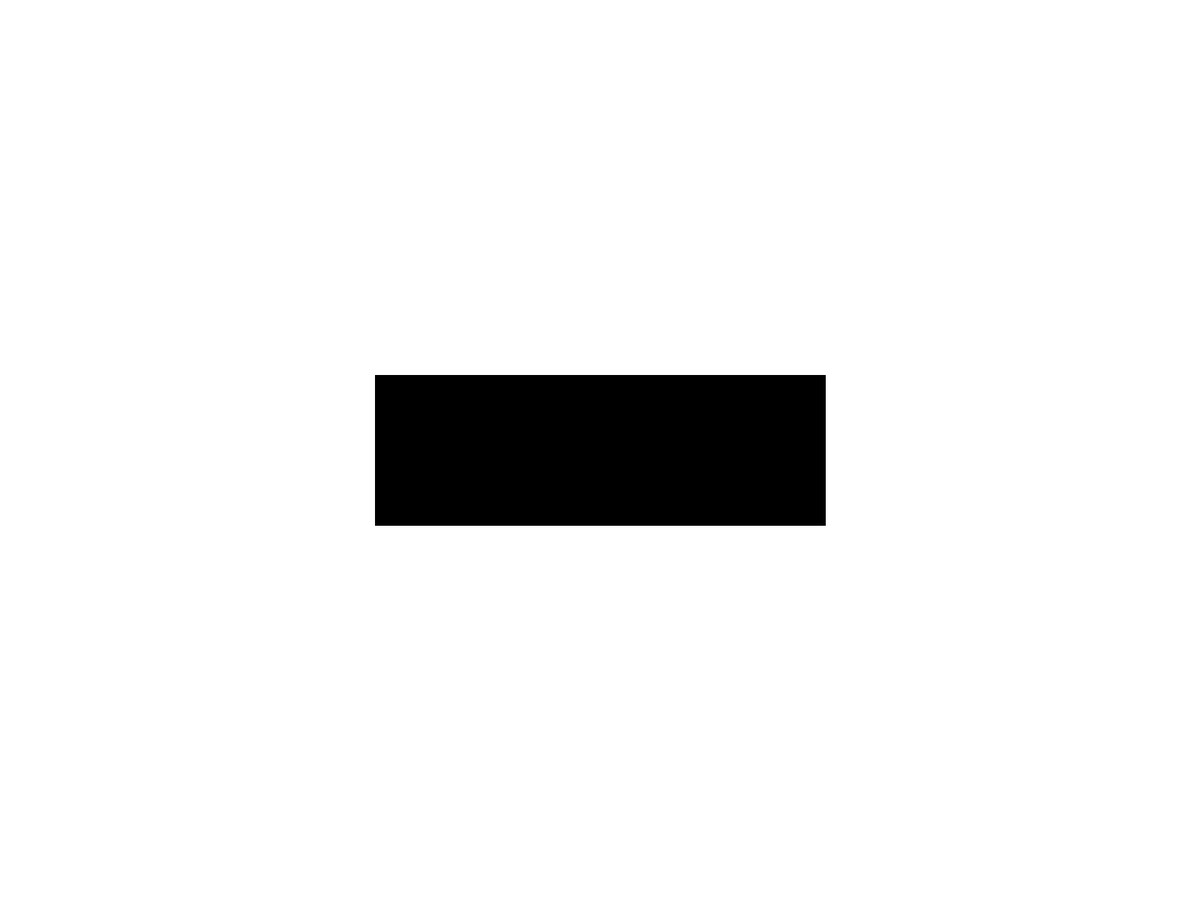
Frame 1 (no input)
Frame 60 (the mouse pressed at the canvas centre just before this capture): identical to frame 1, image omitted
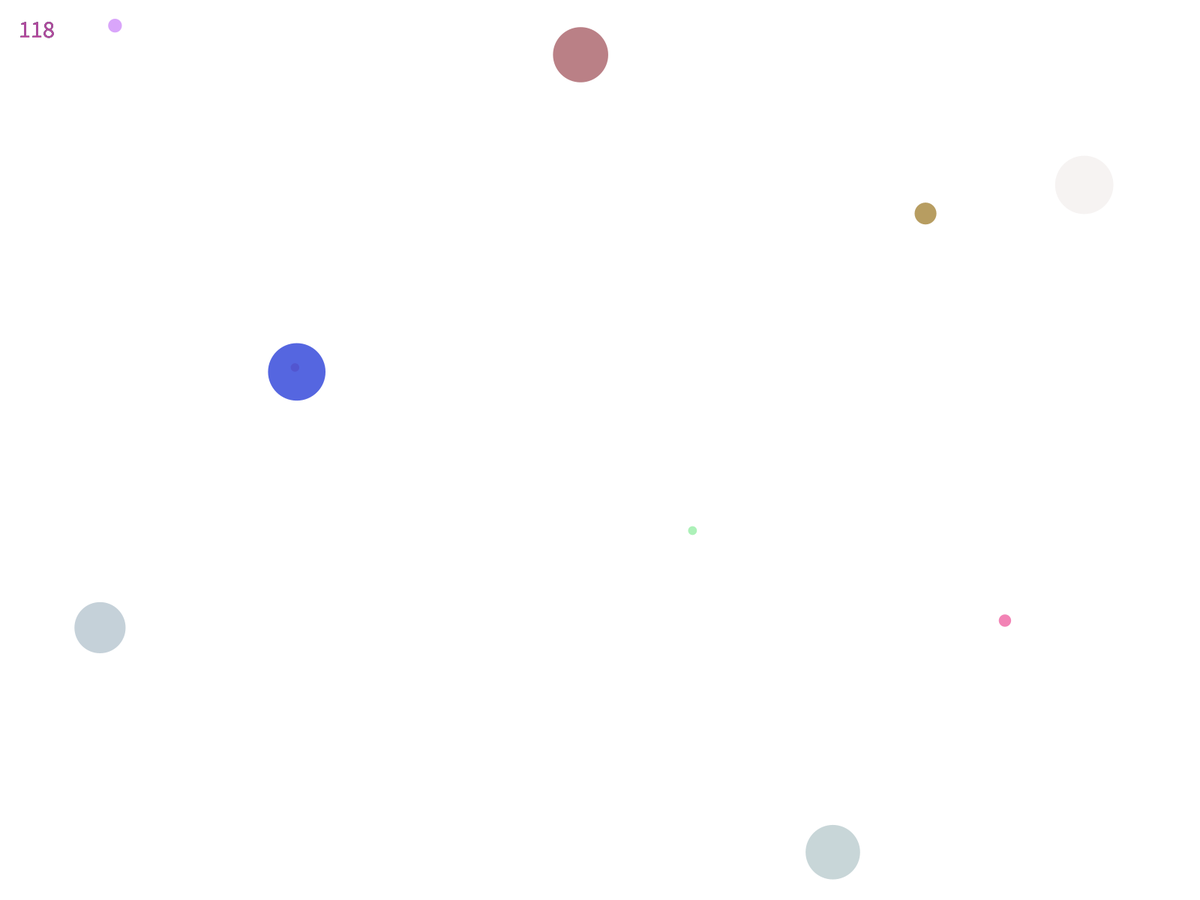
Frame 120 (the mouse held since frame 60 and released just before this capture)

The Processing sketch that drew these frames (run headless with seeded random() and noise(); from frame 60 on, the mouse is pressed at the canvas centre):

// Processing sketch: testOfProgarm
// ── testOfProgarm.pde
// State Variables Demo
// Sept 28, 2017

//globals
float buttonX, buttonY, buttonWidth, buttonHeight;
float buttonTop, buttonBottom, buttonLeftSide, buttonRightSide;
float[] ballX, ballY, ballSize, dxBall, dyBall;
color[] ballColor;
int numberOfBalls;
int state;
int bounceCounter;

void setup() {
  //size(800, 800);
  fullScreen();

  state = 0;
  bounceCounter = 0;
  numberOfBalls = 10;

  //declare where the button should be
  buttonWidth = 600;
  buttonHeight = 200;
  buttonX = width/2 - buttonWidth/2;
  buttonY = height/2 - buttonHeight/2;

  //calculate sides of button
  buttonTop = buttonY;
  buttonBottom = buttonY + buttonHeight;
  buttonLeftSide = buttonX;
  buttonRightSide = buttonX + buttonWidth;

  //make space in ram for the arrays
  ballX = new float[numberOfBalls];
  ballY = new float[numberOfBalls];
  ballSize = new float[numberOfBalls];
  dxBall = new float[numberOfBalls];
  dyBall = new float[numberOfBalls];
  ballColor = new color[numberOfBalls];

  //set values for ball
  for (int counter=0; counter<numberOfBalls; counter++) {
    ballSize[counter] = random(10, 100);
    ballX[counter] = random(ballSize[counter], width-ballSize[counter]);
    ballY[counter] = random(ballSize[counter], height-ballSize[counter]);
    
    dxBall[counter] = random(-10, 10);
    dyBall[counter] = random(-10, 10);
    ballColor[counter] = color(random(255), random(255), random(255), random(255));
  }
}

void draw() {
  background(255);
  if (state == 0) {  //start screen
    displayButton();
  } else if (state == 1) {  //bouncing ball part
    bounceBall();
    detectCollision();
    //checkIfGameDone();
  } else if (state == 2) {  //ending screen
    endingScreen();
  }
}

void detectCollision() {
  for (int i=0; i<numberOfBalls; i++) {
    for (int j=0; j<numberOfBalls; j++) {
      //don't check for collision with self
      if (i != j) {
        float distanceBetweenBalls = dist(ballX[i], ballY[i], ballX[j], ballY[j]);
        float sumOfRadii = ballSize[i]/2 + ballSize[j]/2;
        
        if (distanceBetweenBalls <= sumOfRadii) {  //collision!!!
          bounceCounter++;
          //put bounce on collision code here!
          dxBall[i] *= -1;
          dyBall[i] *= -1;
          
          //dxBall[j] *= -1;
          //dyBall[j] *= -1;
        }
      }
    }
  }
}

void endingScreen() {
  background(0);
  fill(255);
  textSize(72);
  textAlign(CENTER, CENTER);
  text("Game Over", width/2, height/2);

  textSize(30);
  text("Press any key to reset the game", width/2, height/2 + 75);
}

void checkIfGameDone() {
  if (bounceCounter >= 10) {
    state = 2;
  }
}

void bounceBall() {
  for (int i=0; i<numberOfBalls; i++) {
    //move ball
    ballX[i] += dxBall[i];
    ballY[i] += dyBall[i];

    bounceIfRequired(i);
    displayBounces();

    //display ball
    noStroke();
    fill(ballColor[i]);
    ellipse(ballX[i], ballY[i], ballSize[i], ballSize[i]);
  }
}

void displayBounces() {
  textAlign(LEFT);
  textSize(32);
  text(bounceCounter, 25, 50);
}

void bounceIfRequired(int ballNumber) {
  //is it hitting the right or left side?
  if ( (ballX[ballNumber] > width - ballSize[ballNumber]/2) || (ballX[ballNumber] < 0 + ballSize[ballNumber]/2) ) {
    dxBall[ballNumber] *= -1;
    //bounceCounter++;
  }

  //is it hitting the top or bottom?
  if ( (ballY[ballNumber] > height - ballSize[ballNumber]/2) || (ballY[ballNumber] < 0 + ballSize[ballNumber]/2) ) {
    dyBall[ballNumber] *= -1;
    //bounceCounter++;
  }
}

boolean mouseIsOnButton() {
  return ((mouseX > buttonLeftSide) &&
    (mouseX < buttonRightSide) &&
    (mouseY > buttonTop) &&
    (mouseY < buttonBottom));
}

void displayButton() {
  if (mouseIsOnButton() ) {
    fill(255, 0, 0);
  } else {
    fill(0);
  }
  rect(buttonX, buttonY, buttonWidth, buttonHeight);
}

void mousePressed() {
  if (mouseIsOnButton()) {
    background(255);
    state = 1;
  }
}

void keyPressed() {
  if (state == 2) { //if on ending screen
    state = 0;
    bounceCounter = 0;
  }
}
